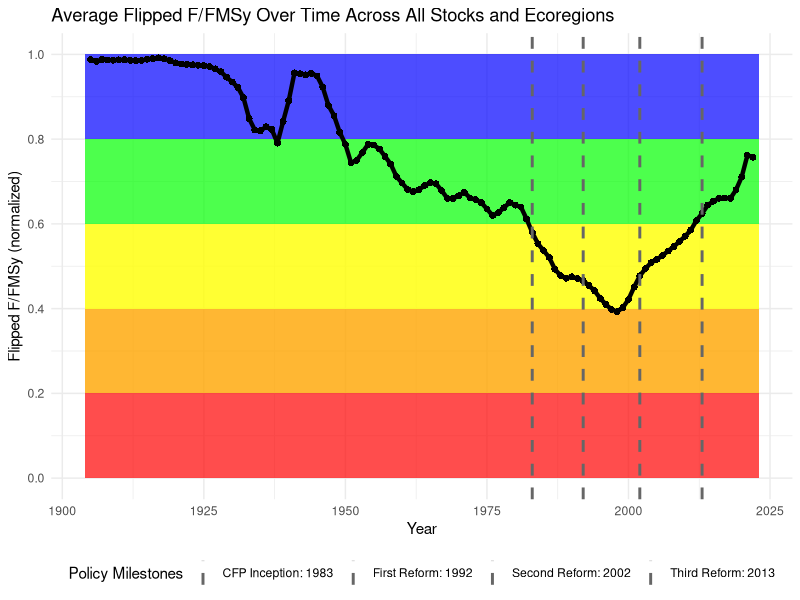
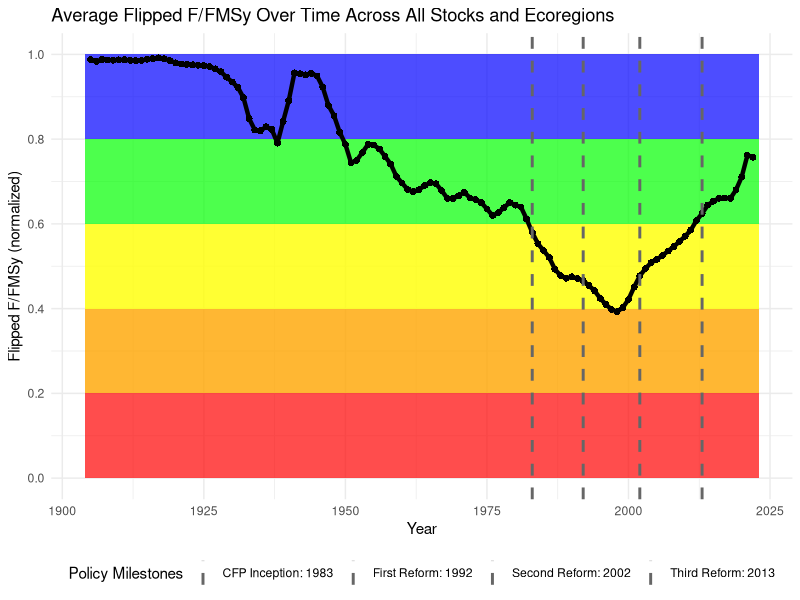

Reproduce these figures in R, in order.
# Set working directory (change as needed)
setwd("/Users/emma/Library/CloudStorage/OneDrive-DanmarksTekniskeUniversitet/NIVA/data")
getwd()

# Load required packages
library(dplyr)
library(tidyr)
library(readr)
library(ggplot2)
library(scales)
library(zoo)

# Read the dataset
data <- read.csv("total_europe_stockdata2024.csv")

# Filter out missing values and normalize F.FMSy within each stock, then flip the values
data_all <- data %>%
  filter(!is.na(Year) & !is.na(F.FMSy)) %>%
  group_by(StockKeyLabel) %>%
  mutate(F.FMSy_norm = rescale(F.FMSy, to = c(0, 1)),
         F.FMSy_flipped = 1 - F.FMSy_norm) %>%
  ungroup()

# Compute average flipped F/FMSy per year across all stocks
avg_all <- data_all %>%
  group_by(Year) %>%
  summarise(F_FMSy_avg = mean(F.FMSy_flipped, na.rm = TRUE)) %>%
  ungroup() %>%
  mutate(F_FMSy_avg_smooth = rollmean(F_FMSy_avg, k = 3, fill = NA, align = "center"))

# Data for vertical lines and legend labels
events <- data.frame(
  Year = c(1983, 1992, 2002, 2013),
  Event = c("CFP Inception: 1983", 
            "First Reform: 1992", 
            "Second Reform: 2002", 
            "Third Reform: 2013")
)

# Generate the flipped plot with gray vertical lines and legend
plot_avg_all <- ggplot() +
  annotate("rect", xmin = min(data_all$Year), xmax = max(data_all$Year), ymin = 0.8, ymax = 1, fill = "blue", alpha = 0.7) +
  annotate("rect", xmin = min(data_all$Year), xmax = max(data_all$Year), ymin = 0.6, ymax = 0.8, fill = "green", alpha = 0.7) +
  annotate("rect", xmin = min(data_all$Year), xmax = max(data_all$Year), ymin = 0.4, ymax = 0.6, fill = "yellow", alpha = 0.8) +
  annotate("rect", xmin = min(data_all$Year), xmax = max(data_all$Year), ymin = 0.2, ymax = 0.4, fill = "orange", alpha = 0.8) +
  annotate("rect", xmin = min(data_all$Year), xmax = max(data_all$Year), ymin = 0, ymax = 0.2, fill = "red", alpha = 0.7) +
  geom_line(data = avg_all, aes(x = Year, y = F_FMSy_avg_smooth), color = "black", size = 1.5) +
  geom_point(data = avg_all, aes(x = Year, y = F_FMSy_avg_smooth), color = "black", size = 2, shape = 16) +
  geom_vline(data = events, aes(xintercept = Year, color = Event), linetype = "dashed", size = 1) +
  scale_color_manual(name = "Policy Milestones", 
                     values = rep("gray40", 4)) +
  scale_y_continuous(breaks = seq(0, 1, by = 0.2)) +
  labs(title = "Average Flipped F/FMSy Over Time Across All Stocks and Ecoregions",
       x = "Year", y = "Flipped F/FMSy (normalized)") +
  theme_minimal() +
  theme(legend.position = "bottom")

# Display the plot
print(plot_avg_all)

# Optional: Save to file
ggsave("Flipped_F_FMSy_avg_all_ecoregions_with_event_legend.png", plot = plot_avg_all, width = 10, height = 6)
